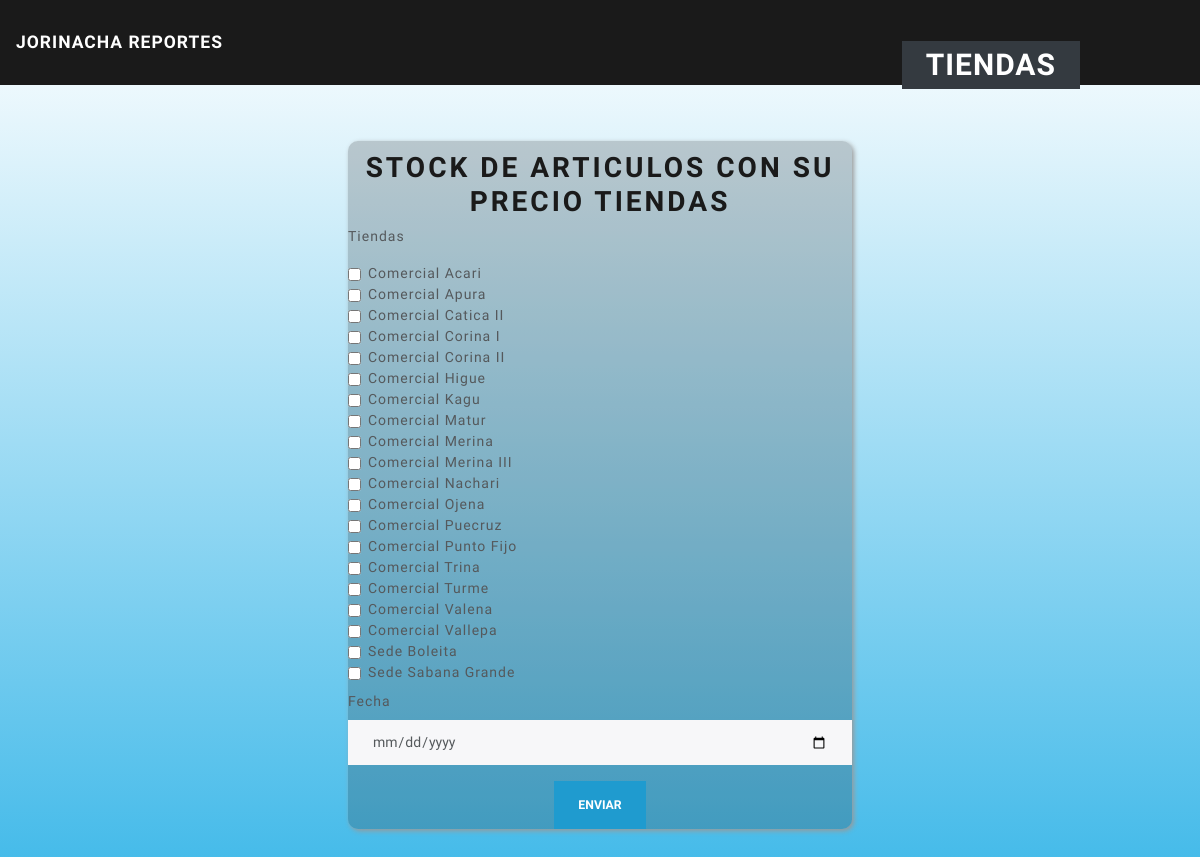
Page /log/Reporte-Tiendas/articulos/articulos_tienda_venta.php on the committed database.
### tables this page shows
CREATE TABLE sedes (

    id INT UNSIGNED AUTO_INCREMENT NOT NULL PRIMARY KEY,
    sedes_nom VARCHAR (85) NOT NULL unique,
    rif VARCHAR (255)  ,

    impresora1 varchar (150),
    impresora2 varchar (150),
    impresora3 varchar (150),
    impresora4 varchar (150),
    serial_imp1 varchar (150) unique,
    serial_imp2 varchar (150) unique,
    serial_imp3 varchar (150) unique,
    serial_imp4 varchar (150) unique,

    fiscal_marca1 varchar (150),
    fiscal_marca2 varchar (150),
    fiscal_marca3 varchar (150),
    fiscal_marca4 varchar (150),
    fiscal_modelo1 varchar (150),
    fiscal_modelo2 varchar (150),
    fiscal_modelo3 varchar (150),
    fiscal_modelo4 varchar (150),
    fiscal_serial1 varchar (150) unique,
    fiscal_serial2 varchar (150) unique,
    fiscal_serial3 varchar (150) unique,
    fiscal_serial4 varchar (150) unique,
    fiscal_nregistro1 varchar (150) unique,
    fiscal_nregistro2 varchar (150) unique,
    fiscal_nregistro3 varchar (150) unique,
    fiscal_nregistro4 varchar (150) unique,

    numero varchar (150),
    contadores INT

 );

### log/Reporte-Tiendas/articulos/articulos_tienda_venta.php (the view, shortened to what this page needs)
<!DOCTYPE html>
<html lang="en">
<head>
    <link rel="stylesheet" href="../css/formulario/formulario.css">
    <link rel="stylesheet" href="../css/bootstrap-4.5.2-dist/css/bootstrap.min.css">
    <link rel="stylesheet" href="../js/animations.css">
</head>
<body>
<?php
include '../includes/cabecera.php';
  include '../includes/icono.php';
?>
<div id="body" class="stretchLeft">
  <form action="reporte_articulos_venta.php" method="post" id="formulario" >
  <center><h2>Stock de Articulos con su Precio Tiendas</h2></center>
  <p>Tiendas</p>
          <?php
          require '../includes/conexion_control.php';
          $sql = "SELECT sedes_nom FROM sedes  ";
          $consulta = mysqli_query($conn,$sql);
          $i=5;
          while ($res=mysqli_fetch_array($consulta)) {
              $sede=$res['sedes_nom'];
              $i+=10;
          ?>
          <div class="form-check">
            <input class="form-check-input" type="checkbox" name='<?=$sede?>' value="<?=$i?>"  >
            <label class="form-check-label" for="<?=$sede?>">
            <?=$sede?>
            </label>
            </div>
        <?php } ?>
        <div class='form-group'>
                        <label for='fecha' class='form-label mt-2'>Fecha</label>
                        <input type='date' name='fecha' id='' class='form-control'  required>
        </div>
 <center>     <input type="submit" value="Enviar" class="btn btn-info" >
    </center>
  </form>
</div>
</body>
</html>

### log/Reporte-Tiendas/includes/cabecera.php (shortened to what this page needs)
<link rel="stylesheet" href="../css/bootstrap.css">
  <link rel="stylesheet" href="../css/animate.min.css">
  <link rel="stylesheet" href="../css/fondo.css">
  <link rel="stylesheet" href="https://use.fontawesome.com/releases/v5.6.3/css/all.css">
<nav class="navbar navbar-expand-lg navbar-dark bg-primary">
  <a class="navbar-brand" href="#">Jorinacha Reportes</a>
</nav>

### log/Reporte-Tiendas/includes/icono.php (shortened to what this page needs)
<link rel="stylesheet" href="../css/bootstrap.css">
  <link rel="stylesheet" href="../css/animate.min.css">
  <link rel="stylesheet" href="../css/fondo.css">
  <link rel="stylesheet" href="https://use.fontawesome.com/releases/v5.6.3/css/all.css">
    <a href="../menu_tiendas.php" class="btn btn-dark" style="position: fixed;
    bottom: 90%;
    right: 10%;
    font-size:30px;" >Tiendas</a>

### log/Reporte-Tiendas/css/formulario/formulario.css (style rules this page uses)
#body { height: 100vh; display: flex; align-items: center; justify-content: center; }
form { border-radius: 10px; background-color: rgba(80, 80, 80, 0.767); box-shadow: 2px 2px 5px #999; width: 42%; }

### log/Reporte-Tiendas/js/animations.css (style rules this page uses)
.stretchLeft { animation-name: stretchLeft; -webkit-animation-name: stretchLeft; animation-duration: 1.5s; -webkit-animation-duration: 1.5s; animation-timing-function: ease-out; -webkit-animation-timing-function: ease-out; transform-origin: 100% 0%; -ms-transform-origin: 100% 0%; -webkit-transform-origin: 100% 0%; }

### log/Reporte-Tiendas/css/fondo.css (style rules this page uses)
body { background-image: linear-gradient(-225deg, #68d4ff 0%, #ffffff 100%); background-image: linear-gradient(to top, #40b9e9 0%, #ffffff 100%); background-attachment: fixed; background-repeat: no-repeat; }
form { border:black ; border-radius: 10px; padding-top:10px; background-color: rgba(29, 27, 27, 0.205); box-shadow: 2px 2px 5px #999; }

### rows in the picture
sedes: sedes_nom "Comercial Acari"
sedes: sedes_nom "Comercial Apura"
sedes: sedes_nom "Comercial Catica II"
sedes: sedes_nom "Comercial Corina I"
sedes: sedes_nom "Comercial Corina II"
sedes: sedes_nom "Comercial Higue"
sedes: sedes_nom "Comercial Kagu"
sedes: sedes_nom "Comercial Matur"
sedes: sedes_nom "Comercial Merina"
sedes: sedes_nom "Comercial Merina III"
sedes: sedes_nom "Comercial Nachari"
sedes: sedes_nom "Comercial Ojena"
sedes: sedes_nom "Comercial Puecruz"
sedes: sedes_nom "Comercial Punto Fijo"
sedes: sedes_nom "Comercial Trina"
sedes: sedes_nom "Comercial Turme"
sedes: sedes_nom "Comercial Valena"
sedes: sedes_nom "Comercial Vallepa"
sedes: sedes_nom "Sede Boleita"
sedes: sedes_nom "Sede Sabana Grande"
